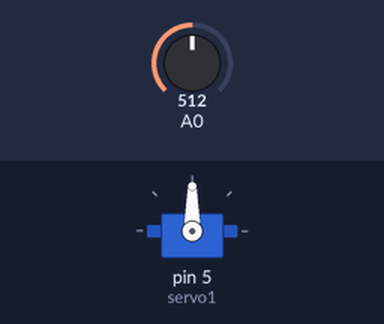
Recording of a sketch running on a simulated Arduino Uno, built with avr-gcc and run on an emulated ATmega328P. On the bench: servo. The inputs (shaded band) are chosen by the test bench; at power-on: A0 = 512.

Above: at 1.2 s.
1.3 s: A0 set to 716
At 1.7 s:
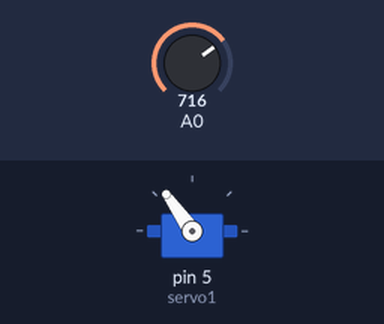
2.8 s: A0 set to 900
At 4.0 s:
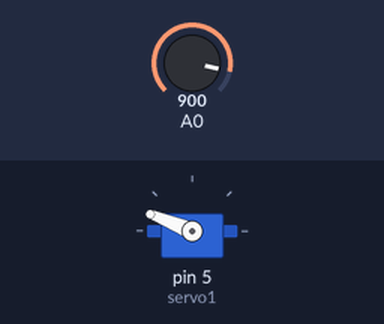
4.3 s: A0 set to 1023
At 5.2 s:
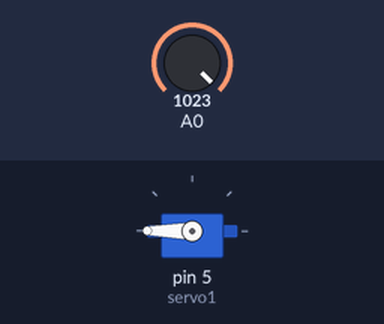
5.8 s: A0 set to 306
At 6.3 s:
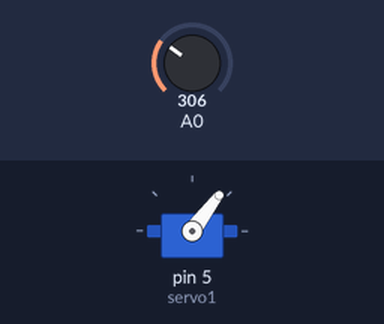
7.3 s: A0 set to 122
At 8.6 s:
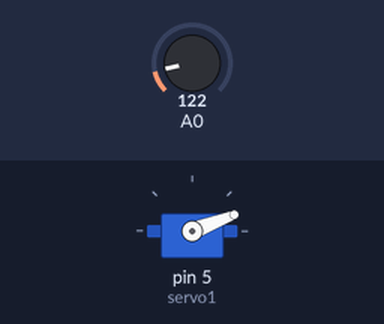
Timing chart, 0 to 9.8 s (numbered marks = the images above; inputs shaded):
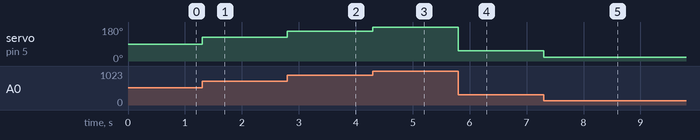

Measured:
- after the input at 1.3 s, servo on pin 5 (servo1): 90° → 125° at once
- after the input at 2.8 s, servo on pin 5 (servo1): 125° → 158° at once
- after the input at 4.3 s, servo on pin 5 (servo1): 158° → 180° at once
- after the input at 5.8 s, servo on pin 5 (servo1): 180° → 53° at once
- after the input at 7.3 s, servo on pin 5 (servo1): 53° → 21° at once

The sketch:

servo2.ino
```cpp
//Sistema Embutido - O Lugar Certo Para o Conhecimento
//www.sistemaembutido.com.br
//https://www.facebook.com/sistemaembutido/
//Acesse o nosso site para ver muitos outros projetos!!

//Acionamento de um servo com potenciometro


#include <Servo.h>

Servo servo1; //Cria um objeto servo

void setup() {
servo1.attach(5); // indica que o servo esta vinculado a porta 5

}

void loop() {
int angle= analogRead(0);               //le o valor do potenciomentro
angle=map(angle, 0, 1023, 0, 180);      // Indica os valores de 0 a 180 do potenciometro
servo1.write(angle);                    // Escreve o angulo para o servo
delay(1);                               //aguarda para o servo atingir a posiçao

}
```
